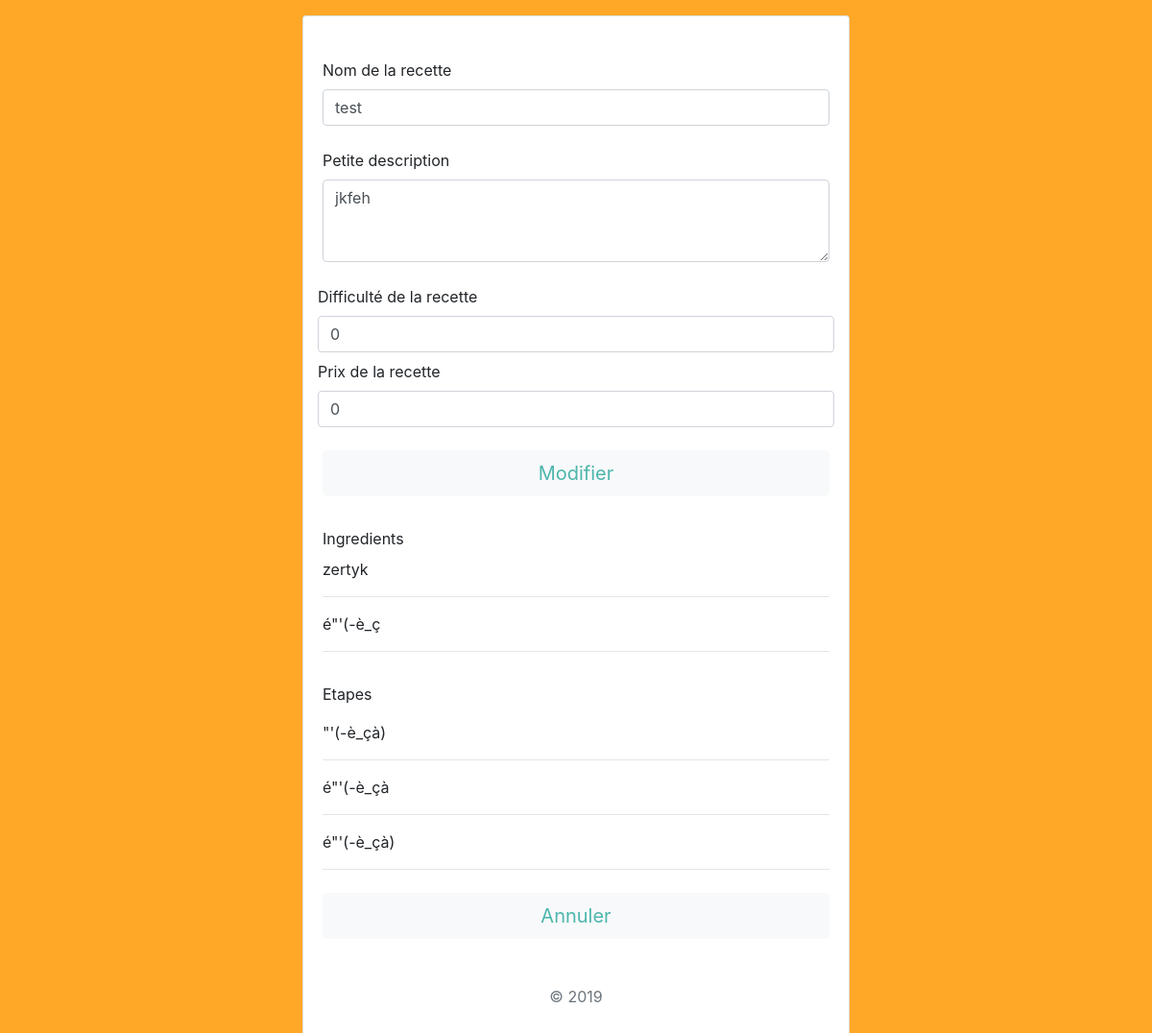
Screenshot of /views/updateRecipe.php?idRecipe=20&&idUser=3 (signed in) with the database file from the repository.
### tables this page shows
CREATE TABLE `recipe` (
  `idRecipe` int(11) NOT NULL,
  `name` varchar(255) NOT NULL,
  `description` varchar(255) NOT NULL,
  `difficulty` int(11) DEFAULT NULL,
  `price` int(11) DEFAULT NULL,
  `idUser` int(11) DEFAULT NULL
);

CREATE TABLE `ingredients` (
  `idIngredients` int(11) NOT NULL,
  `ingredients` varchar(255) NOT NULL,
  `idRecipe` int(11) NOT NULL
);

CREATE TABLE `step` (
  `idStep` int(11) NOT NULL,
  `step` text NOT NULL,
  `idRecipe` int(11) NOT NULL
);

### controlers/updateRecipeControler.php (called while the page is built, shortened)
<?php
require_once "../models/databaseConnect.php";
require_once "../models/recipe.php";
require_once "../models/step.php";
require_once "../models/ingredient.php";
if(isset($_GET['idRecipe'])){
    $recipe = new recipe();
    $recipe->idRecipe = intval($_GET['idRecipe']);
    $recipeByID = $recipe->recipeByIdRecipe();
    $ingredient = new ingredient();
    $ingredient->idRecipe = intval($_GET['idRecipe']);
    $listIngredients = $ingredient->listIngredients();
    $step = new step();
    $step->idRecipe = intval($_GET['idRecipe']);
    $listStep = $step->listStep();
}
?>

### models/databaseConnect.php (called while the page is built, shortened)
<?php
class database {
    public function __construct() {
        try
            {
                $this->db = new PDO('mysql:dbname=athomecuisine;host=localhost', 'khoursaaf', 'khoursa123', [PDO::ATTR_ERRMODE=>PDO::ERRMODE_EXCEPTION]);
            }
        catch(Exception $e)
            {
                die("Impossible de se connecter : " . $e->getMessage());
            }
    }
}

### models/recipe.php (called while the page is built, shortened)
<?php
class recipe extends database
{
    public $idRecipe;
    public function recipeByIdRecipe(){
        $prepare = $this->db->prepare('SELECT * FROM recipe WHERE idRecipe = :idRecipe');
        $prepare->bindValue(':idRecipe', $this->idRecipe, PDO::PARAM_INT);
        $prepare->execute();
        $recipe = $prepare->fetch(PDO::FETCH_OBJ);
        return $recipe;
    }
}

### models/ingredient.php (called while the page is built, shortened)
<?php
class ingredient extends database {
    public $idRecipe;
    public function listIngredients(){
        $prepare = $this->db->prepare("SELECT * FROM ingredients WHERE idRecipe = :idRecipe");
        $prepare->bindValue(':idRecipe', $this->idRecipe, PDO::PARAM_INT);
        if ($prepare->execute()) {
            return $listIngredients = $prepare->fetchAll(PDO::FETCH_OBJ);
        }
    }
}
?>

### models/step.php (called while the page is built, shortened)
<?php
class step extends database
{
    public $idRecipe;
    public function listStep(){
        $prepare = $this -> db -> prepare("SELECT * FROM step WHERE idRecipe = :idRecipe");
        $prepare -> bindValue(':idRecipe', $this -> idRecipe, PDO::PARAM_INT);
        if ($prepare -> execute()) {
            return $listStep = $prepare -> fetchAll(PDO::FETCH_OBJ);
        }
    }
}

### views/updateRecipe.php (the view, shortened to what this page needs)
<?php
if(isset($_SESSION['idUser'])){
    require_once '../controlers/updateRecipeControler.php';
?>
<!DOCTYPE html>
<html>
<head>
    <link rel="stylesheet" href="https://stackpath.bootstrapcdn.com/bootstrap/4.3.1/css/bootstrap.min.css">
    <link rel="stylesheet" href="../assets/css/style.css">
</head>
<body>
    <div class="container-fluid">
        <div class="row mt-3">
            <div class="col-sm-12 col-md-6 m-auto">
                <div class="card" >
                    <div class="card-body">
                        <form action="" method="post" class="form-signin mt-4">
                            <label for="inputRecipeName" class="">Nom de la recette</label>
                            <input type="text" id="inputRecipeName" name="inputRecipeName" class="form-control mb-2" value="<?= $recipeByID->name;?>" required autofocus>
                            <label for="inputRecipeDescription" class="mt-3">Petite description</label>
                            <textarea name="inputRecipeDescription" id="inputRecipeDescription" cols="30" rows="3" class="form-control mb-4"><?= $recipeByID->description;?></textarea>
                            <div class="form-row">
                                <label for="inputRecipeDifficulty">Difficulté de la recette</label>
                                <input type="number" class="form-control mb-2" name="inputRecipeDifficulty" id="inputRecipeDifficulty" min="0" max="5" step="any" value="<?= $recipeByID->difficulty;?>">
                                <label for="inputRecipePrice">Prix de la recette</label>
                                <input type="number" class="form-control mb-2" name="inputRecipePrice" id="inputRecipePrice" min="0" step="any" value="<?= $recipeByID->price;?>">
                            </div>
                            <button class="btn btn-lg btn-light btn-block button_all mt-3 mb-3" type="submit" name="updateRecipe">Modifier</button>
                        </form>
                        <form action="" method="post" class="form-signin mt-4">
                            <label for="inputIngredient" class="mt-2">Ingredients</label>
                            <?php
                            if(isset($listIngredients)){
                                foreach ($listIngredients as $value) {
                            ?>
                            <p><?= $value->ingredients;?></p>
                            <hr>
                            <?php
                                }
                            }
                            ?>
                        </form>
                        <form action="" method="post" class="form-signin mt-4">
                            <label for="inputStep" class="mt-2">Etapes</label>
                            <?php
                            if(isset($listStep)){
                                foreach ($listStep as $value) {
                            ?>
                            <p class="mt-2" ><?= $value->step;?></p>
                            <hr>
                            <?php
                                }
                            }
                            ?>
                            <button class="btn btn-lg btn-light btn-block button_all mt-4" name="inputCancel">Annuler</button>
                            <p class="mt-5 mb-3 text-muted text-center">&copy; 2019</p>
                        </form>
                    </div>
                </div>
            </div>
        </div>
    </div>
</body>
</html>
<?php
}
?>

### assets/css/style.css (style rules this page uses)
body { background-color:#ffa726 ; }
.button_all { color: #4db6ac; }

### rows the page displays
recipe: inputRecipeName "test", inputRecipeDescription "jkfeh", inputRecipeDifficulty "0", inputRecipePrice "0"
ingredients: ingredients "zertyk"
ingredients: ingredients "é\"'(-è_ç"
step: step "\"'(-è_çà)"
step: step "é\"'(-è_çà"
step: step "é\"'(-è_çà)"
